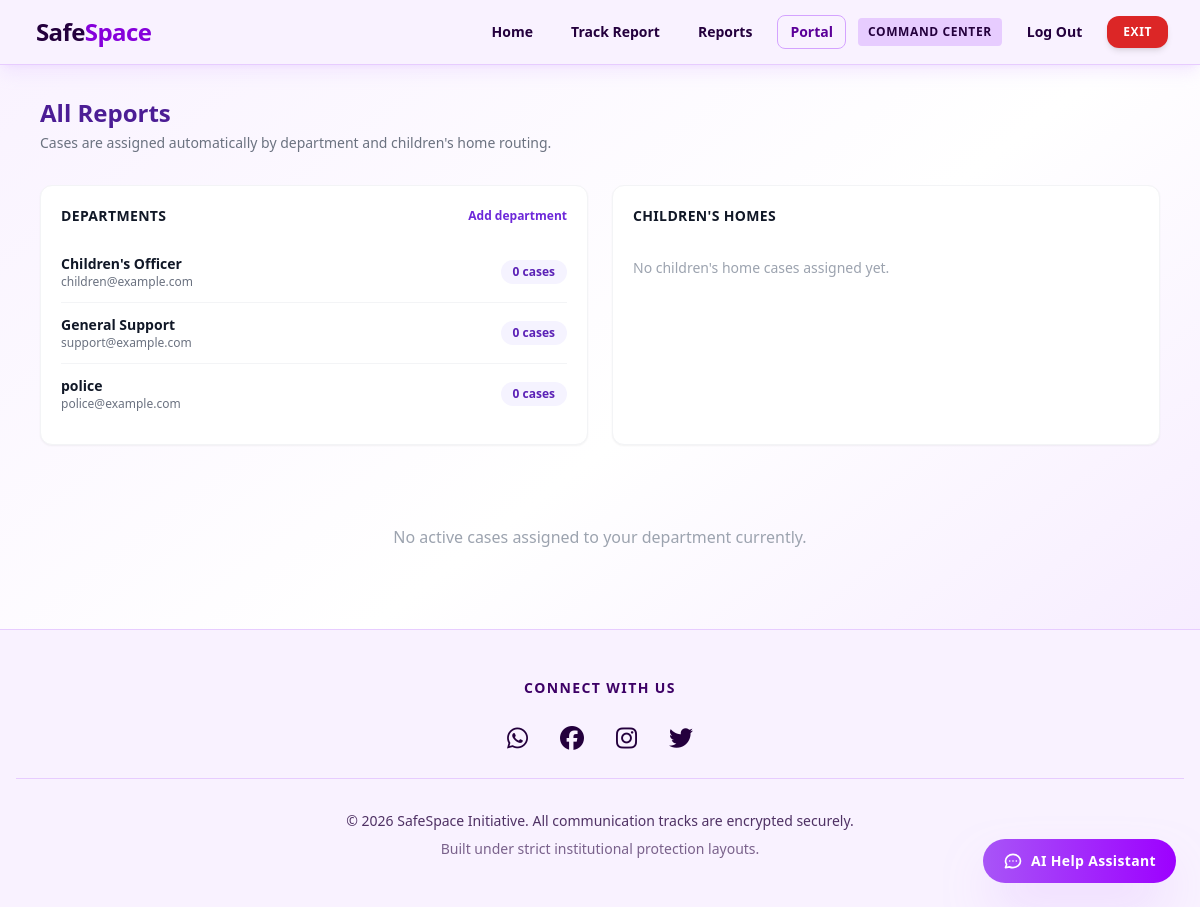
Screenshot of /portal/ (signed in) with the database file from the repository.
### reports/models.py (models this page shows, shortened)
class Department(models.Model):
    name = models.CharField(max_length=100, unique=True)
    email = models.EmailField()

### reports/views.py (the view, shortened to what this page needs)
# urls.py: path('portal/', views.department_portal_view, name='department_portal'),
@login_required
@user_passes_test(is_staff)
def department_portal_view(request):
    if request.user.is_superuser:
        reports = IncidentReport.objects.all().order_by('-created_at')
        portal_title = 'All Reports'
        departments = Department.objects.annotate(case_count=Count('incidentreport')).order_by('name')
        home_cases = IncidentReport.objects.filter(assigned_home__isnull=False).order_by('-created_at')
        childrens_homes = ChildrensHome.objects.annotate(
            case_count=Count('incidentreport')
        ).prefetch_related(
            Prefetch('incidentreport_set', queryset=home_cases, to_attr='portal_cases')
        ).order_by('name')
    return render(request, 'reports/department_portal.html', {
        'reports': reports,
        'portal_title': portal_title,
        'departments': departments,
        'childrens_homes': childrens_homes,
    })

### reports/views.py (called while the page is built)
def is_staff(user):
    return user.is_staff or user.groups.filter(name='DepartmentStaff').exists()

### reports/templates/reports/department_portal.html (shortened to what this page needs)
{% extends 'base.html' %}
{% block content %}
<div class="max-w-6xl mx-auto px-4 py-8">
    <div class="mb-8">
        <h1 class="text-2xl font-black text-violet-900">{{ portal_title|default:'Assigned Incident Cases' }}</h1>
        <p class="text-sm text-gray-500 mt-1">Cases are assigned automatically by department and children's home routing.</p>
    </div>
    <div class="grid grid-cols-1 lg:grid-cols-2 gap-6 mb-8">
        <section class="bg-white rounded-xl p-5 shadow-sm border border-gray-100">
            <div class="flex items-center justify-between mb-4">
                <h2 class="text-sm font-black text-gray-900 uppercase tracking-wide">Departments</h2>
                {% if request.user.is_superuser %}
                    <a href="/admin/reports/department/add/" class="text-xs font-bold text-violet-700 hover:underline">Add department</a>
                {% endif %}
            </div>
            <div class="divide-y divide-gray-100">
                {% for department in departments %}
                    <div class="py-3 flex items-center justify-between gap-4">
                        <div>
                            <p class="text-sm font-bold text-gray-900">{{ department.name }}</p>
                            <p class="text-xs text-gray-500">{{ department.email }}</p>
                        </div>
                        <span class="text-xs font-black text-violet-800 bg-violet-50 px-3 py-1 rounded-full">{{ department.case_count }} cases</span>
                    </div>
                {% empty %}
                    <p class="text-sm text-gray-400 py-4">No departments added yet.</p>
                {% endfor %}
            </div>
        </section>
        <section class="bg-white rounded-xl p-5 shadow-sm border border-gray-100">
            <h2 class="text-sm font-black text-gray-900 uppercase tracking-wide mb-4">Children's Homes</h2>
            <div class="divide-y divide-gray-100">
                {% for home in childrens_homes %}
                    <div class="py-3 flex items-center justify-between gap-4">
                        <div>
                            <p class="text-sm font-bold text-gray-900">{{ home.name }}</p>
                            <p class="text-xs text-gray-500">{{ home.phone }}</p>
                            {% if home.portal_cases %}
                                <div class="mt-2 flex flex-wrap gap-1.5">
                                    {% for case in home.portal_cases %}
                                        <span class="text-[10px] font-bold text-gray-700 bg-gray-100 px-2 py-1 rounded">{{ case.reference_number }}</span>
                                    {% endfor %}
                                </div>
                            {% endif %}
                        </div>
                        <span class="text-xs font-black text-purple-800 bg-purple-50 px-3 py-1 rounded-full">{{ home.case_count }} cases</span>
                    </div>
                {% empty %}
                    <p class="text-sm text-gray-400 py-4">No children's home cases assigned yet.</p>
                {% endfor %}
            </div>
        </section>
    </div>
    <div class="space-y-4">
        {% for report in reports %}
        <div class="bg-white rounded-xl p-6 shadow-sm border border-gray-100">
            <div class="flex justify-between items-start">
                <div>
                    <span class="text-xs font-bold text-violet-600 bg-violet-50 px-2 py-1 rounded-lg">
                        {{ report.reference_number }}
                    </span>
                    <h2 class="text-lg font-bold text-gray-900 mt-2">{{ report.get_incident_category_display }}</h2>
                    <p class="text-xs text-gray-500 mt-1">
                        Department: {{ report.assigned_department|default:"Unassigned" }}
                        {% if report.assigned_home %} | Children's home: {{ report.assigned_home.name }}{% endif %}
                    </p>
                </div>
                <span class="text-sm font-medium text-gray-500">{{ report.created_at|date:"M d, Y" }}</span>
            </div>
            <p class="text-gray-600 text-sm mt-3 line-clamp-2">{{ report.description }}</p>
            <div class="mt-6 pt-4 border-t border-gray-50 flex items-center justify-between">
                <span class="text-xs font-bold {% if report.status == 'pending' %}text-amber-600{% else %}text-green-600{% endif %} uppercase tracking-wider">
                    Status: {{ report.get_status_display }}
                </span>
                <form action="{% url 'update_status' report.id %}" method="POST" class="flex gap-2">
                    {% csrf_token %}
                    <select name="status" class="text-xs border-gray-200 rounded-lg">
                        <option value="pending" {% if report.status == 'pending' %}selected{% endif %}>Pending Review</option>
                        <option value="under_review" {% if report.status == 'under_review' %}selected{% endif %}>Under Investigation</option>
                        <option value="action_taken" {% if report.status == 'action_taken' %}selected{% endif %}>Action Taken / Resolved</option>
                        <option value="closed" {% if report.status == 'closed' %}selected{% endif %}>Closed</option>
                    </select>
                    <button type="submit" class="bg-violet-600 text-white text-xs font-bold px-4 py-2 rounded-lg hover:bg-violet-700">
                        Update
                    </button>
                </form>
            </div>
        </div>
        {% empty %}
        <div class="text-center py-12">
            <p class="text-gray-400">No active cases assigned to your department currently.</p>
        </div>
        {% endfor %}
    </div>
</div>
{% endblock %}

### core/static/images/custom.css (style rules this page uses)
html { scroll-behavior: smooth; -webkit-tap-highlight-color: transparent; }

### rows the page displays
Department: name "Children's Officer", email "children@example.com", case_count "0"
Department: name "General Support", email "support@example.com", case_count "0"
Department: name "police", email "police@example.com", case_count "0"

### other values shown
{{ portal_title|default:'Assigned Incident Cases' }} "All Reports"
